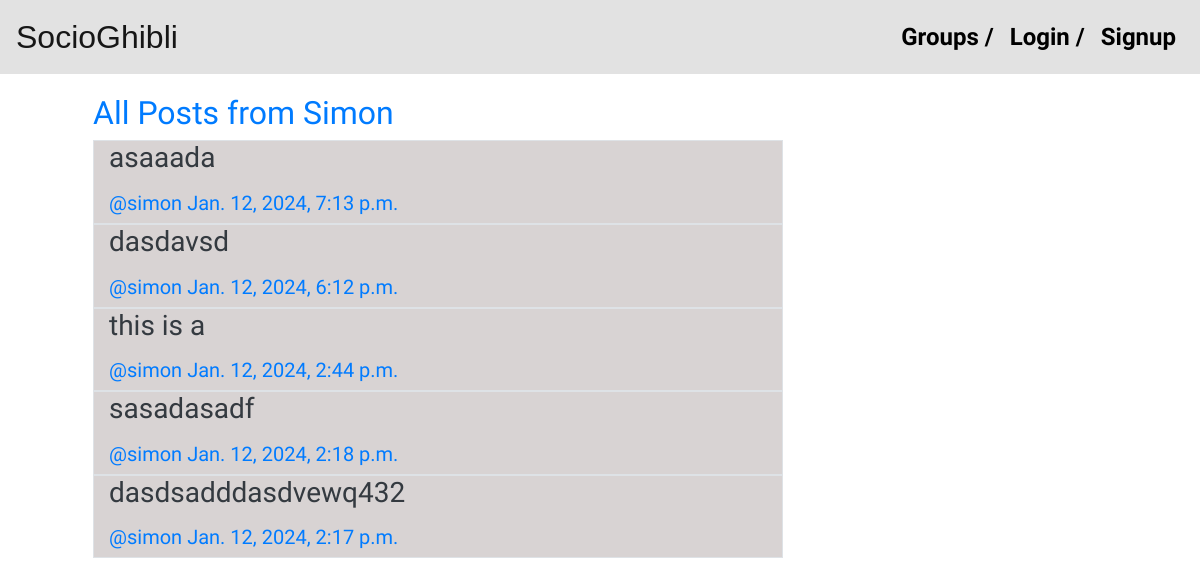
The app's page /posts/by/simon, older data.
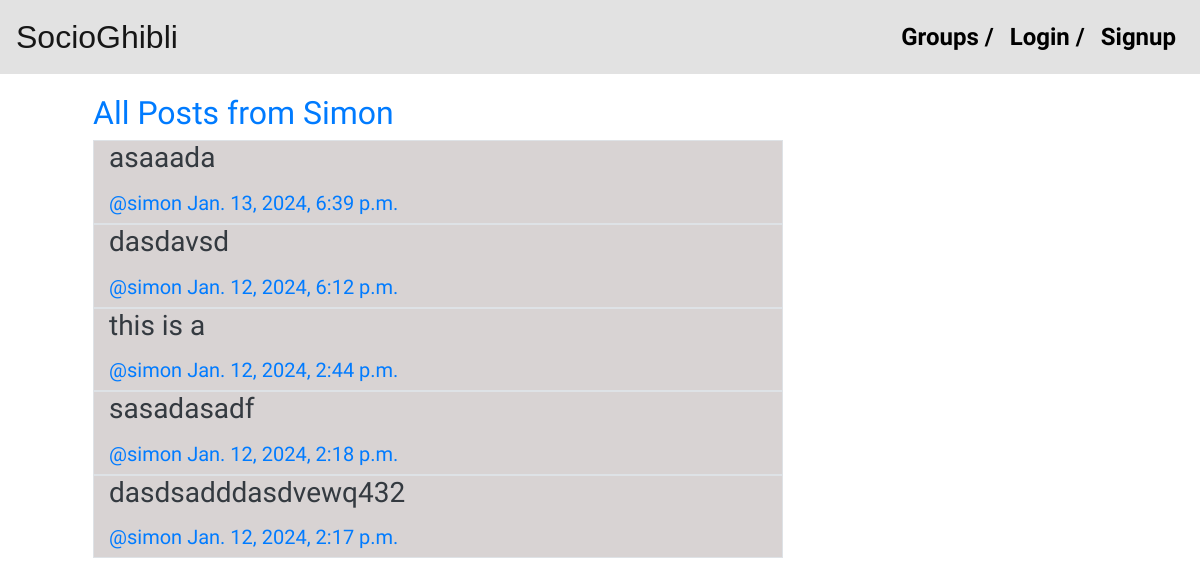
The same page, newer data.
### posts/models.py (models this page shows, shortened)
class SocioGhibliPost(models.Model):
    user = models.ForeignKey(current_user, related_name="posts", on_delete=models.CASCADE)
    created_at = models.DateTimeField(auto_now=True)
    message = models.TextField()
    message_html = models.TextField(editable=False)
    group = models.ForeignKey(SocioGhibliGroup, related_name="posts", null=True, blank=True, on_delete=models.CASCADE)
    class Meta:
        ordering = ["-created_at"]
        unique_together = ["user", "message"]

### posts/views.py (the view)
# urls.py: path("by/<username>",views.SocioGhibliUserPosts.as_view(), name="for_user"),
class SocioGhibliUserPosts(ListView):
    model = models.SocioGhibliPost
    template_name = "posts/user_post_list.html"
    def get_queryset(self):
        try:
            user_instance = current_user.objects.get(username__iexact=self.kwargs.get("username"))
            self.post_user = SocioGhibliPost.objects.filter(user=user_instance).order_by('-created_at')
        except current_user.DoesNotExist:
            raise Http404
        else:
            return self.post_user
    def get_context_data(self, **kwargs):
        context = super().get_context_data(**kwargs)
        context["post_user"] = self.post_user
        context["user_info"] = {
            "username": self.post_user.first().user.username,
        }
        return context

### posts/templates/posts/user_post_list.html
{% extends "posts/post_base.html" %}
{% block prepost %}
<div class="col-md-4">
    <h2>All Posts from {{ user_info.username|title }}</h2>
</div>
{% endblock %}
{% block post_content %}
<div class="col-md-8">
    {% for post in post_user %}
    {% include "posts/_post.html" %}
    {% endfor %}
</div>
{% endblock %}

### posts/templates/posts/_post.html (shortened to what this page needs)
<div class="post_media col-md-12 border border-1" style="background-color: rgba(212, 207, 207, 0.9);">
    <h3> {{ post.message_html|safe }} </h3>
    <div class="media-body">
        <h5 class="media-heading">
            <span class="username">
                <a href="{% url 'posts:for_user' username=post.user.username%}">@{{post.user.username}}</a>
            </span>
            <time class="time">
                <a href="{% url 'posts:single' username=post.user.username pk=post.pk %}">{{post.created_at}}</a>
            </time>
        </h5>
    </div>
</div>

Row changes from the older to the newer data that the page shows:
changed SocioGhibliPost "asaaada": created_at "Jan. 12, 2024, 7:13 p.m." → "Jan. 13, 2024, 6:39 p.m."
